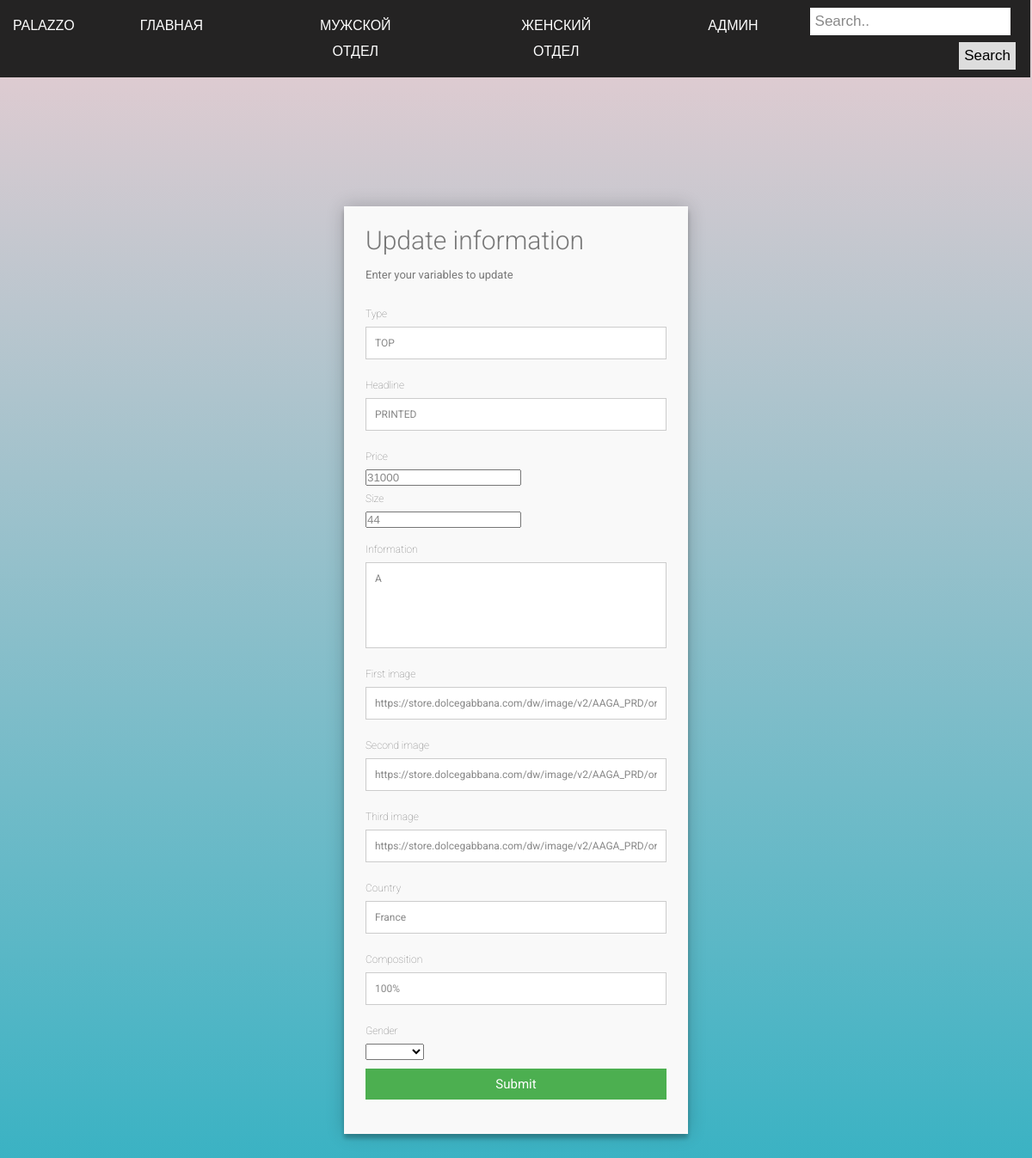
Screenshot of /Palazzo/Admin/update.php?ID=4 with the database file from the repository.
### tables this page shows
CREATE TABLE `forclothes` (
  `ID` int(11) NOT NULL,
  `Photo` varchar(255) NOT NULL,
  `Price` int(11) NOT NULL,
  `Opisanie` varchar(255) NOT NULL,
  `Type` varchar(255) NOT NULL
);

CREATE TABLE `forinfo` (
  `ID` int(11) NOT NULL,
  `Size` int(11) NOT NULL,
  `Image2` varchar(4505) NOT NULL,
  `Image3` varchar(4505) NOT NULL,
  `Information` mediumtext NOT NULL,
  `Sostav` varchar(255) NOT NULL,
  `Country` varchar(255) NOT NULL
);

### Palazzo/Admin/update.php (the view, shortened to what this page needs)
<html>
	<head>
		<link rel="stylesheet" href="/Palazzo/CSS/add.css">
	</head>
	<body class = "telo">
		<div class = "header">
			<a>PALAZZO</a>
			<a href="/Palazzo/site1.php" style="padding-left:60px;padding-right:60px;">ГЛАВНАЯ</a>
			<a href="/Palazzo/man.php" style="padding-left:60px;padding-right:60px;">МУЖСКОЙ ОТДЕЛ</a>
			<a href="/Palazzo/woman.php" style="padding-left:60px;padding-right:60px;">ЖЕНСКИЙ ОТДЕЛ</a>
			<a href="/Palazzo/Admin/admin.php" style ="padding-left:60px;padding-right:60px;">АДМИН</a>
			<div class="search-container">
    			<form action="search.php">
      				<input type="text" placeholder="Search.." name="search">
      				<button type="submit">Search</button>
    			</form>
  			</div>
		</div>
		<?php
			$id=null;
			if(empty($_GET['ID'])) {
		    	header("Location: /Palazzo/Admin/admin.php");
		    }
			else{
				$id = $_GET['ID'];
			}
			$conn = mysqli_connect('localhost', 'root', '', 'forproject');
			$sql = "SELECT * FROM forclothes JOIN genderid ON forclothes.ID=genderid.ID JOIN forinfo on forclothes.ID=forinfo.ID where forinfo.ID=$id";
			$result = mysqli_query($conn, $sql);
				while($row = mysqli_fetch_assoc($result)) {
						print
						'<div class="container">
						<form id="contact" action="forUpdate.php" method="post">
							<h3>Update information</h3>
							<h4>Enter your variables to update</h4>
							<fieldset>
								<p>Type</p>
								<input placeholder='.$row['Type'].' name="Type"  type="text" tabindex="1" required autofocus>
							</fieldset>
							<fieldset>
								<p>Headline</p>
								<input placeholder='.$row['Opisanie'].' name="Zagolovok" type="text" tabindex="2" required >
							</fieldset>
							<fieldset>
								<p>Price</p>
								<input placeholder='.$row['Price'].'  name="Price" type="number" tabindex="3" required>
								<p>Size</p>
								<input placeholder='.$row['Size'].' name="Size" type="number" tabindex="5" required>
							</fieldset>
							<fieldset>
								<p>Information</p>
								<textarea  name="About" form="contact" tabindex="6" required placeholder='.$row['Information'].'></textarea>
							</fieldset>
							<fieldset>
							<p>First image</p>
								<input placeholder='.$row['Photo'].' name="Photo1" type="text" tabindex="7" required >
							</fieldset>
							<fieldset>
							<p>Second image</p>
								<input placeholder='.$row['Image2'].' name="Photo2" type="text" tabindex="8" required >
							</fieldset>
							<fieldset>
							<p>Third image</p>
								<input placeholder='.$row['Image3'].' name="Photo3" type="text" tabindex="9" required >
							</fieldset>
							<fieldset>
							<p>Country</p>
								<input placeholder='.$row['Country'].' name="Country" type="text" tabindex="10" required >
							</fieldset>
							<fieldset>
								<p>Composition</p>
								<input placeholder='.$row['Sostav'].' name="Sostav" type="text" tabindex="11" required >
								<input type="hidden" value='.$row['ID'].' name="OldID">
							</fieldset>
							<fieldset>
								<p>Gender</p>
									<select name="Gender" id="Gender"   required>
											<option selected disabled hidden></option>
											<option value="Man">Man</option>
											<option value="Woman">Woman</option>
									</select>
								</fieldset>
							<fieldset>
								<button name="submit" type="submit" id="contact-submit" data-submit="...Sending">Submit</button>
							</fieldset>
							</form>
					  </div>';
				}
		?>
	</body>
</html>

### Palazzo/CSS/add.css (style rules this page uses)
* { margin: 0; padding: 0; box-sizing: border-box; -webkit-box-sizing: border-box; -moz-box-sizing: border-box; -webkit-font-smoothing: antialiased; -moz-font-smoothing: antialiased; -o-font-smoothing: antialiased; font-smoothing: antialiased; text-rendering: optimizeLegibility; }
body { font-family: "Roboto", Helvetica, Arial, sans-serif; font-weight: 100; font-size: 12px; line-height: 30px; color: #777; background: #4CAF50; }
.container { max-width: 400px; width: 100%; margin: 0 auto; position: relative; }
#contact input[type="text"], #contact input[type="email"], #contact input[type="tel"], #contact input[type="url"], #contact textarea, #contact button[type="submit"] { font: 400 12px/16px "Roboto", Helvetica, Arial, sans-serif; }
#contact { background: #F9F9F9; padding: 25px; margin: 150px 0; box-shadow: 0 0 20px 0 rgba(0, 0, 0, 0.2), 0 5px 5px 0 rgba(0, 0, 0, 0.24); }
#contact h3 { display: block; font-size: 30px; font-weight: 300; margin-bottom: 10px; }
#contact h4 { margin: 5px 0 15px; display: block; font-size: 13px; font-weight: 400; }
fieldset { border: medium none !important; margin: 0 0 10px; min-width: 100%; padding: 0; width: 100%; }
#contact input[type="text"], #contact input[type="email"], #contact input[type="tel"], #contact input[type="url"], #contact textarea { width: 100%; border: 1px solid #ccc; background: #FFF; margin: 0 0 5px; padding: 10px; }
#contact textarea { height: 100px; max-width: 100%; resize: none; }
#contact button[type="submit"] { cursor: pointer; width: 100%; border: none; background: #4CAF50; color: #FFF; margin: 0 0 5px; padding: 10px; font-size: 15px; }
.header { display: inline-flex; border: 1px solid #242323; background-color: #242323; color: #ffffff; width: 100%; margin-left: -2px; overflow: hidden; font-family: Arial; }
.telo { background: linear-gradient(to top, rgb(43, 176, 194), rgb(233, 205, 210)) fixed; min-width: 80%; min-height: 100%; margin: 0px; padding: 0px; }
.header a { float: left; font-size: 16px; color: white; text-align: center; padding: 14px 16px; text-decoration: none; }
.header .search-container button { float: right; padding: 6px; margin-top: 8px; margin-right: 16px; background: #ddd; font-size: 17px; border: none; cursor: pointer; }
.header input[type=text] { padding: 6px; margin-top: 8px; font-size: 17px; border: none; }
.header .search-container { float: right; }

### rows the page displays
forclothes: Type "TOP", Price "31000", Size "44", Photo1 "https://store.dolcegabbana.com/dw/image/v2/AAGA_PRD/on/demandware.static/-/Sites-15/default/dw75be144a/images/zoom/F71W9TGDL71_HAW86_0.jpg?sw=650&sh=830&sm=fit", Photo2 "https://store.dolcegabbana.com/dw/image/v2/AAGA_PRD/on/demandware.static/-/Sites-15/default/dw816c0b34/images/zoom/F71W9TGDL71_HAW86_1.jpg?sw=650&sh=830&sm=fit", Photo3 "https://store.dolcegabbana.com/dw/image/v2/AAGA_PRD/on/demandware.static/-/Sites-15/default/dwda65c658/images/zoom/F71W9TGDL71_HAW86_2.jpg?sw=650&sh=830&sm=fit", Country "France"
